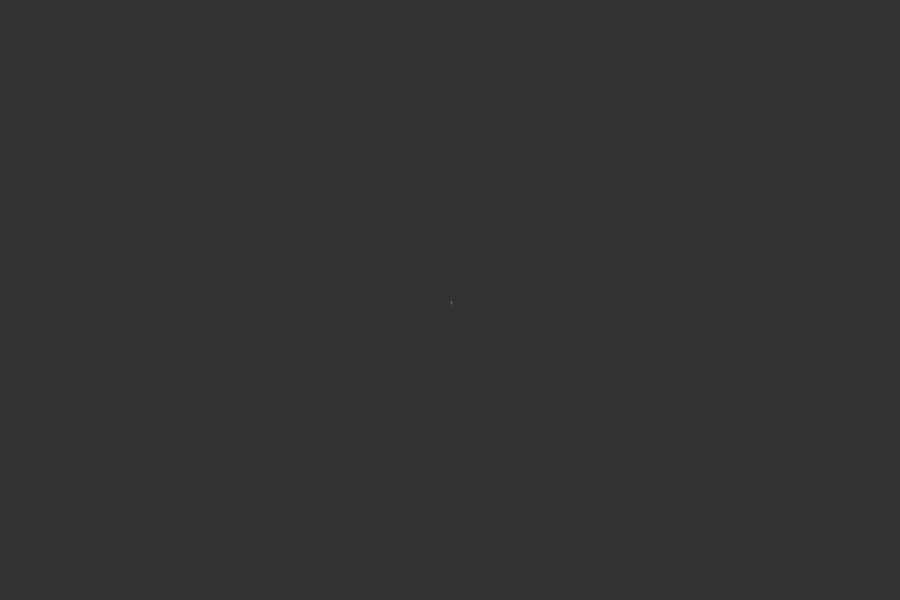
Frame 1 (no input)
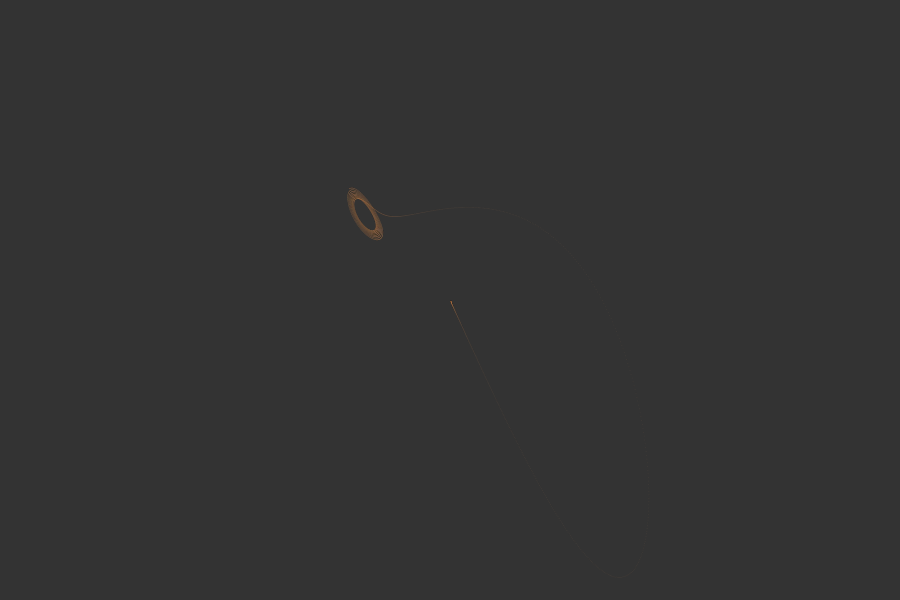
Frame 60 (no input)
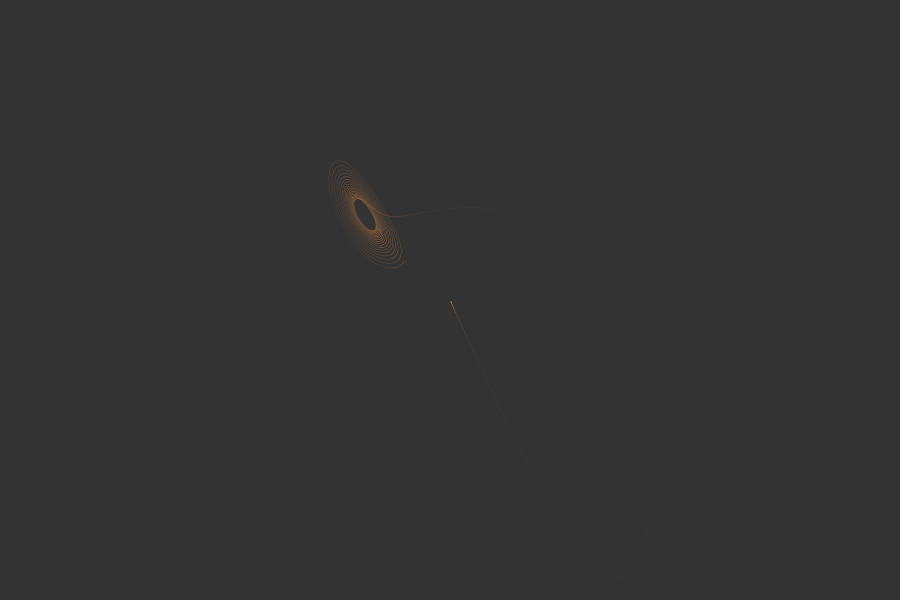
Frame 120 (the mouse pressed at the canvas centre since frame 60)

The p5.js sketch that drew these frames (run headless with seeded random() and noise() and a simulated clock; from frame 60 on, the mouse is pressed at the canvas centre):

// p5.js sketch
// ── sketch.js
var LorAttr;

var betnReset;
var sldrSigma;
var sldrRo;
var sldrBeta;
var pSigma;
var pRo;
var pBeta;

function setup(){

	gridCanvas = createCanvas(900, 600);
	background(51);
	noStroke();

	LorAttr = new LorenzAttractor(0.1, 0.1, 0.1);

	btnRest = createButton('Reset');
	btnRest.size(60,20)
	btnRest.position(20, gridCanvas.position().y + height+20)
  	btnRest.mousePressed(Reset);

  	sldrSigma = createSlider(-50, 50, 10, 0.1)
  	sldrSigma.position(20, gridCanvas.position().y + height + 80)
  	pSigma = createP('Sigma:' + sldrSigma.value())
  	pSigma.position(sldrSigma.x + sldrSigma.width + 20, sldrSigma.y-10)

  	sldrRo = createSlider(-50, 50, 28, 0.1)
  	sldrRo.position(20, gridCanvas.position().y + height + 100)
  	pRo = createP('Alpha:' + sldrRo.value())
  	pRo.position(sldrRo.x + sldrRo.width + 20, sldrRo.y-10)

  	sldrBeta = createSlider(-50, 50, 8/3, 0.1)
  	sldrBeta.position(20, gridCanvas.position().y + height + 120)
  	pBeta = createP('Beta:' + sldrBeta.value())
  	pBeta.position(sldrBeta.x + sldrBeta.width + 20, sldrBeta.y-10)

}

function Reset(){
	background(51);
	LorAttr = new LorenzAttractor(0.1, 0.1, 0.1);
}

function draw(){

	pSigma.elt.innerHTML = "Sigma: " + sldrSigma.value()
	pRo.elt.innerHTML = "Ro: " + sldrRo.value()
	pBeta.elt.innerHTML = "Beta: " + sldrBeta.value()

	for(var i=0;i<100;i++){
		LorAttr.update(sldrSigma.value(), sldrRo.value(), sldrBeta.value());
		LorAttr.show();
	}
}

// ── LorenzAttractor.js
class LorenzAttractor{

	constructor(x, y, z){
		this.x = x;
		this.y = y;
		this.z = z;
	}


	update(sigma, ro, beta){
		var dt = 0.001;
		this.x += dt*sigma*(this.y - this.x);
		this.y += dt*(this.x*(ro - this.z) - this.y);
		this.z += dt*(this.x*this.y - beta*this.z);
	}

	show(){
		fill(220, 150, 100, 20);
		ellipse(width/2 + 10*this.x, height/2 + 10*this.y, 1);
	}

}
